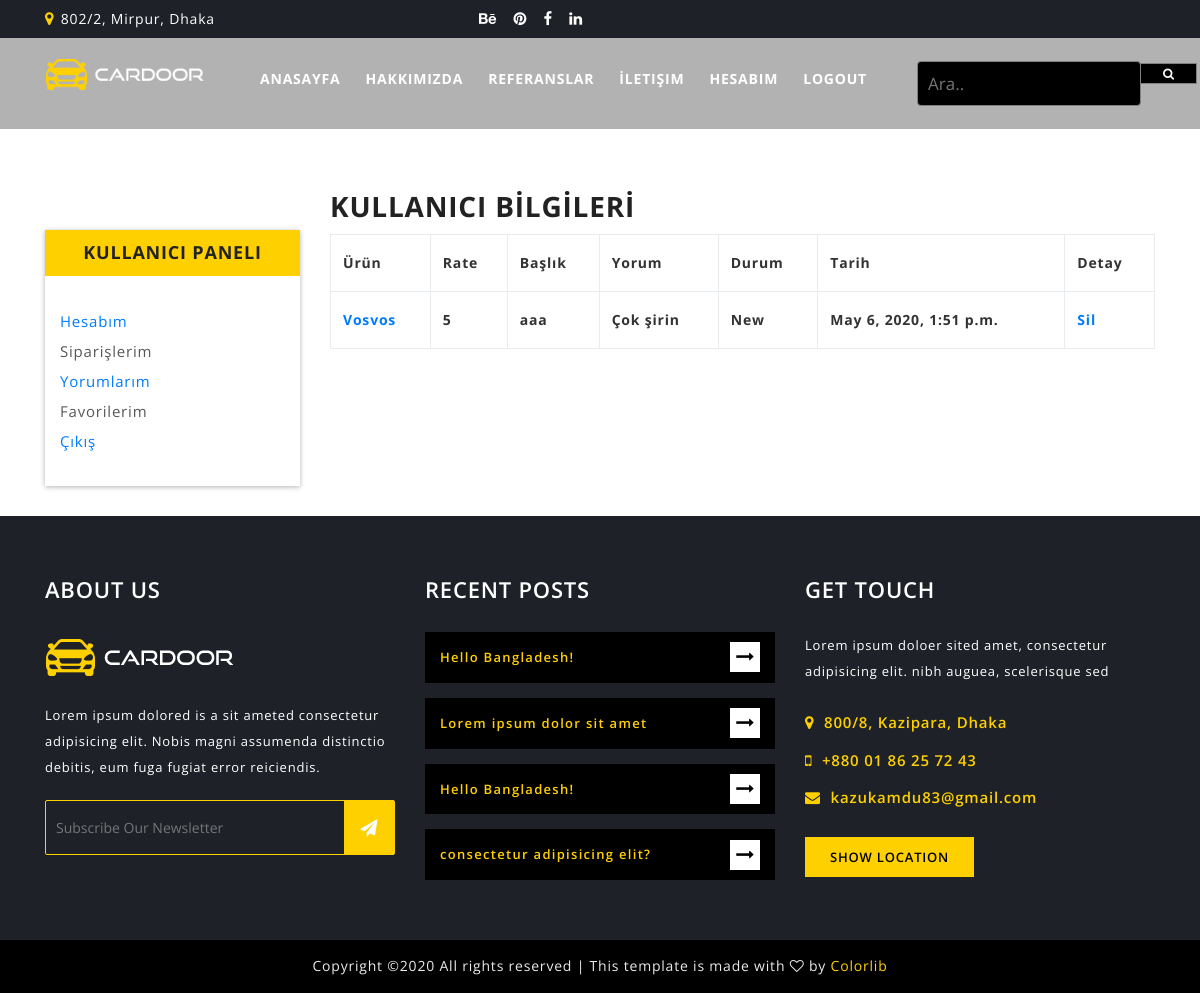
/user/comments/ (signed in), run on the app's committed database.
### product/models.py (models this page shows, shortened)
class Comment(models.Model):
    STATUS = (
        ('False', 'Hayır'),
        ('New', 'Yeni'),
        ('True', 'Evet'),
    )
    car = models.ForeignKey(Car, on_delete=models.CASCADE)  # category ile ilişkisi var
    user = models.ForeignKey(User, on_delete=models.CASCADE)
    subject = models.CharField(max_length=50)
    comment = models.TextField(max_length=200)
    rate = models.IntegerField(blank=True)
    status = models.CharField(max_length=10,blank=True, choices=STATUS,default='New')
    create_at = models.DateTimeField(auto_now_add=True)
    update_At = models.DateTimeField(auto_now=True)

class Car(models.Model):
    STATUS = (
        ('True', 'Evet'),
        ('False', 'Hayır'),
    )
    category = models.ForeignKey(Category, on_delete=models.CASCADE)  # category ile ilişkisi var
    title = models.CharField(max_length=150)
    keywords = models.CharField(blank=True, max_length=255)
    description = models.CharField(blank=True, max_length=255)
    image = models.ImageField(blank=True, upload_to='images/')  # images klasörüne kaydet
    price = models.FloatField()
    amount = models.IntegerField()
    slug = models.SlugField(blank=True, max_length=150)
    detail = RichTextUploadingField()
    status = models.CharField(max_length=10, choices=STATUS)
    create_at = models.DateTimeField(auto_now_add=True)
    update_At = models.DateTimeField(auto_now=True)
    def image_tag(self):  # bu fonskiyonu admin kısmında resimler gözüksün diye yazıyoruz ve bu fonk artık çağıracağız
        return mark_safe('<img src= "{}" height="50"/>'.format(
            self.image.url))  # süslü parantezler içine image url gönderdik. oda admin sayfasında img tag ile gözükmesini sağlar
    image_tag.short_description = 'Image'

### user/views.py (the view)
# urls.py: path('comments/', views.comments, name='comments'),
@login_required(login_url='/login')
def comments(request):
    category = Category.objects.all()
    current_user = request.user
    comments = Comment.objects.filter(user_id=current_user.id)
    context = {
        'category': category, 'comments': comments,
    }
    return render(request, "user_comments.html", context)

### user/templates/user_comments.html (shortened to what this page needs)
{% extends "homebase.html" %}
{% block body %}
    {% load static %}
    <section id="about-area" class="section-padding">
        <div class="container" style="margin-top:140px">
            <div class="row">
                {% include "user_panel.html" %}
                <div class="col-lg-9">
                    <div class="about-content">
                        <h3 style="margin: 20px 0px 10px 0px">KULLANICI BİLGİLERİ</h3>
                        <table class="table table-bordered">
                            <tr>
                                <th>Ürün</th>
                                <th>Rate</th>
                                <th>Başlık</th>
                                <th>Yorum</th>
                                <th>Durum</th>
                                <th>Tarih</th>
                                <th>Detay</th>
                            </tr>
                            {% for rs in comments %}
                                <tr>
                                    <th>
                                        <a href="/product/{{ rs.car.id }}/{{ rs.car.slug }}">
                                            {{ rs.car.title }}</a>
                                    </th>
                                    <th>{{ rs.rate }}</th>
                                    <th>{{ rs.subject }}</th>
                                    <th>{{ rs.comment }}</th>
                                    <th>{{ rs.status }}</th>
                                    <th>{{ rs.create_at }}</th>
                                    <th><a href="/user/deletecomment/{{ rs.id }}"
                                           onclick="return confirm('YOrumunuz silinecek')">Sil</a></th>
                                </tr>
                            {% endfor %}
                        </table>
                    </div>
                </div>
            </div>
        </div>
    </section>
{% endblock %}

### home/static/css/style.css (style rules this page uses)
.section-padding { padding: 30px 0; }
.about-content { line-height: 2.3em; }
html, body, #slideslow-bg, #slideslow-bg div { height: 100%; }

### data on the page
Comment: car "Vosvos", rate "5", subject "aaa", comment "Çok şirin", status "New", create_at "May 6, 2020, 1:51 p.m."
